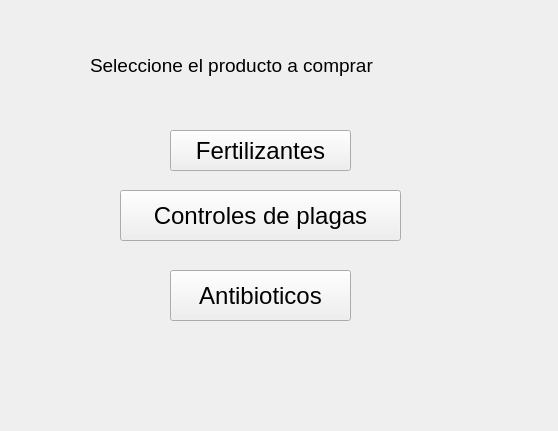
<?xml version="1.0" encoding="UTF-8"?>
<ui version="4.0">
 <class>Form</class>
 <widget class="QWidget" name="Form">
  <property name="geometry">
   <rect>
    <x>0</x>
    <y>0</y>
    <width>558</width>
    <height>431</height>
   </rect>
  </property>
  <property name="windowTitle">
   <string>Form</string>
  </property>
  <widget class="QLabel" name="label">
   <property name="geometry">
    <rect>
     <x>90</x>
     <y>50</y>
     <width>341</width>
     <height>31</height>
    </rect>
   </property>
   <property name="font">
    <font>
     <pointsize>14</pointsize>
    </font>
   </property>
   <property name="text">
    <string>Seleccione el producto a comprar</string>
   </property>
  </widget>
  <widget class="QPushButton" name="fertilizerButton">
   <property name="geometry">
    <rect>
     <x>170</x>
     <y>130</y>
     <width>181</width>
     <height>41</height>
    </rect>
   </property>
   <property name="font">
    <font>
     <pointsize>18</pointsize>
    </font>
   </property>
   <property name="text">
    <string>Fertilizantes</string>
   </property>
  </widget>
  <widget class="QPushButton" name="plageControlButton">
   <property name="geometry">
    <rect>
     <x>120</x>
     <y>190</y>
     <width>281</width>
     <height>51</height>
    </rect>
   </property>
   <property name="font">
    <font>
     <pointsize>18</pointsize>
    </font>
   </property>
   <property name="text">
    <string>Controles de plagas</string>
   </property>
  </widget>
  <widget class="QPushButton" name="antibioticButton">
   <property name="geometry">
    <rect>
     <x>170</x>
     <y>270</y>
     <width>181</width>
     <height>51</height>
    </rect>
   </property>
   <property name="font">
    <font>
     <pointsize>18</pointsize>
    </font>
   </property>
   <property name="text">
    <string>Antibioticos</string>
   </property>
  </widget>
 </widget>
 <resources/>
 <connections/>
</ui>
